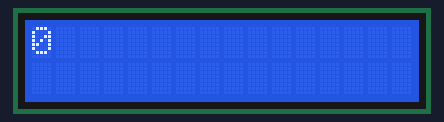
A sketch run on a simulated Arduino Uno, built with avr-gcc and run on an emulated ATmega328P. On the bench: 16×2 character LCD.

Above: at 0.21 s.
At 1.71 s:
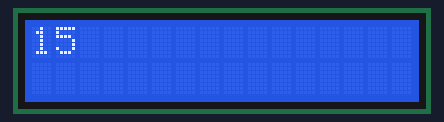
At 3.21 s:
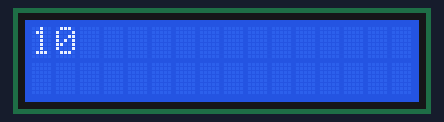
At 6.1 s:
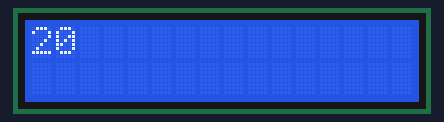
At 9.83 s:
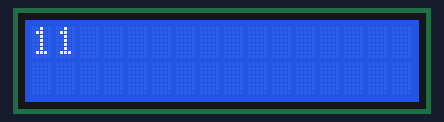
At 13.43 s:
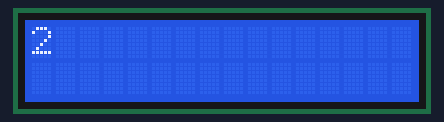

Measured:
- by itself, everything shown: repeats every 12.6 s, in 40 steps
- what the display in image 3 shows lasts 0.6 s, from 6.1 s to 6.7 s

The sketch:

flagbayrak.ino
```cpp
//LCD FOR İLE UP-DOWN SAYICI
#include<LiquidCrystal.h>//LCD kütüphanesi
LiquidCrystal lcd(8,9,4,5,6,7);//RS,En,D4,D5,D6,D7
boolean flag=true;//bayrak koyduk bize for a ilk mi girdik ikincimi ony söylüyo
void setup()
{

 lcd.begin(16,2);

}

void loop()
{
  for(int i=0;i<21;i++)
  {
    if(flag)
    {
    lcd.setCursor(0,0);
    lcd.print(i);
    lcd.print(" ");
    delay(300);
    }

  else
    {
    lcd.setCursor(0,0);
    lcd.print(20-i);
    lcd.print(" ");
    delay(300);

    }
    flag=!flag;//değilini alıyo!
  }
}
```
